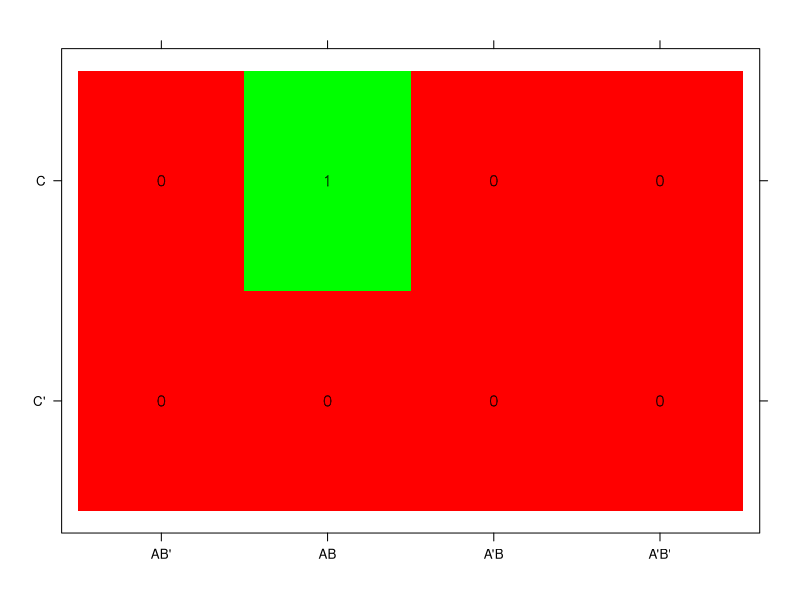
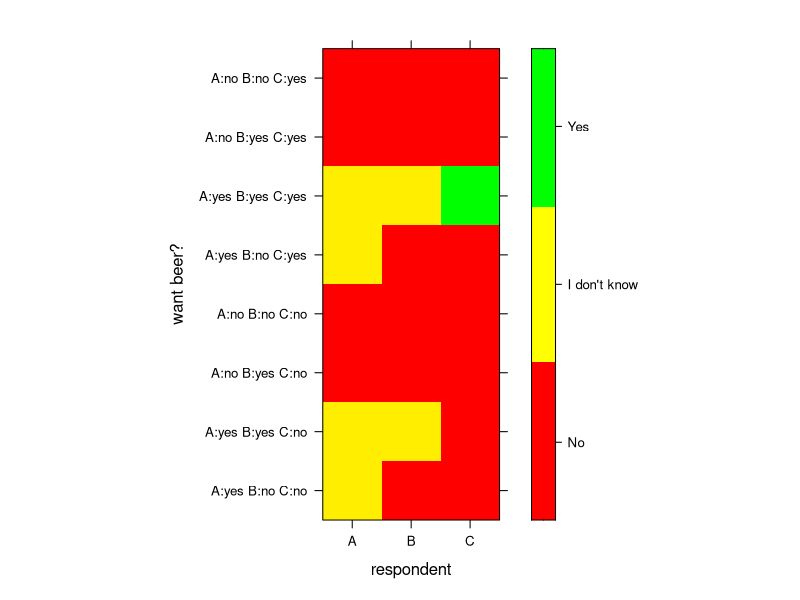

The R script that drew these images, in order:
library(lattice)
library(latticeExtra)

nz <- 3
x <- 2**1
y <- 2**2
d <- t(matrix(rep(1:2, length.out=x*y), nrow=x, ncol=y))

p <- levelplot(
  d,
  xlab=NULL,
  ylab=NULL,
  # scales=list(x=list(at=NULL), y=list(at=NULL)), # no ticks
  scales=list(x=list(at=1:y, labels=c("AB'", "AB", "A'B", "A'B'")), y=list(at=1:x, labels=c("C'", "C"))),
  cuts=nz-1, # to map 1:3 to white:black
  # colorkey=NULL,
  col.regions=colorRampPalette(colors=c("white", "black"))(nz)
)
# print(p)

dat <- data.frame(
  expand.grid(x=c("AB'", "AB", "A'B", "A'B'"), y=c("C'", "C")),
  value=c(0, 0, 0, 0, 0, 1, 0, 0)+1,
  source=c(0, 0, 0, 0, 0, 1, 0, 0)
)
lp <- levelplot(value ~ x+y, data=dat, xlab=NULL, ylab=NULL, colorkey=NULL,
  col.regions=colorRampPalette(colors=c("red", "green"))(2))
xp <- xyplot(y ~ x, data=dat,
  panel = function(y, x, ...) {
    ltext(x = x, y = y, labels = dat$source, cex = 1, font = 2,
      fontfamily = "HersheySans")
    # panel.grid(h=1, v=3, x=2, y=4)
    #panel.abline(h=c(1.5), from=1.5, to=2.5)
    #panel.abline(v=c(1.5, 2.5, 3.5), from=0.5, to=2.5)
  }
  )

p <- lp + xp
print(p)

# joke result, "and" form, per logician desire
# the "backwards" row/col numbers make
# the data match the input format
m <- matrix(nrow=3, ncol=8, data=c(
   0, -1, -1,  # 100
   0,  0, -1,  # 110
  -1, -1, -1,  # 010
  -1, -1, -1,  # 000
   0, -1, -1,  # 101
   0,  0,  1,  # 111
  -1, -1, -1,  # 011
  -1, -1, -1   # 001
))

levelplot(
  m,
  col.regions=colorRampPalette(colors=c("red", "yellow", "green")),
  xlab="respondent",
  ylab="want beer?",
  #colorkey=NULL,
  colorkey=list(at=c(-1, -.33, .33, 1), labels=list(at=c(-0.67, 0, 0.67), labels=c("No", "I don't know", "Yes"))),
  scales=list(
    x=list(at=1:3, labels=c("A", "B", "C")),
    y=list(at=1:8, labels=c(
      "A:yes B:no C:no", "A:yes B:yes C:no", "A:no B:yes C:no", "A:no B:no C:no",
      "A:yes B:no C:yes", "A:yes B:yes C:yes", "A:no B:yes C:yes", "A:no B:no C:yes"
    ))
  )
)

dat <- data.frame(
  y=c("A yes B no C no", "A yes B yes C no", "A no B yes C no", "A no B no C no",
      "A yes B no C yes", "A yes B yes C yes", "A no B yes C yes", "A no B no C yes"),
  value=c(0, 0, 0, 0, 0, 1, 0, 0)+1,
  source=c(0, 0, 0, 0, 0, 1, 0, 0)
)
